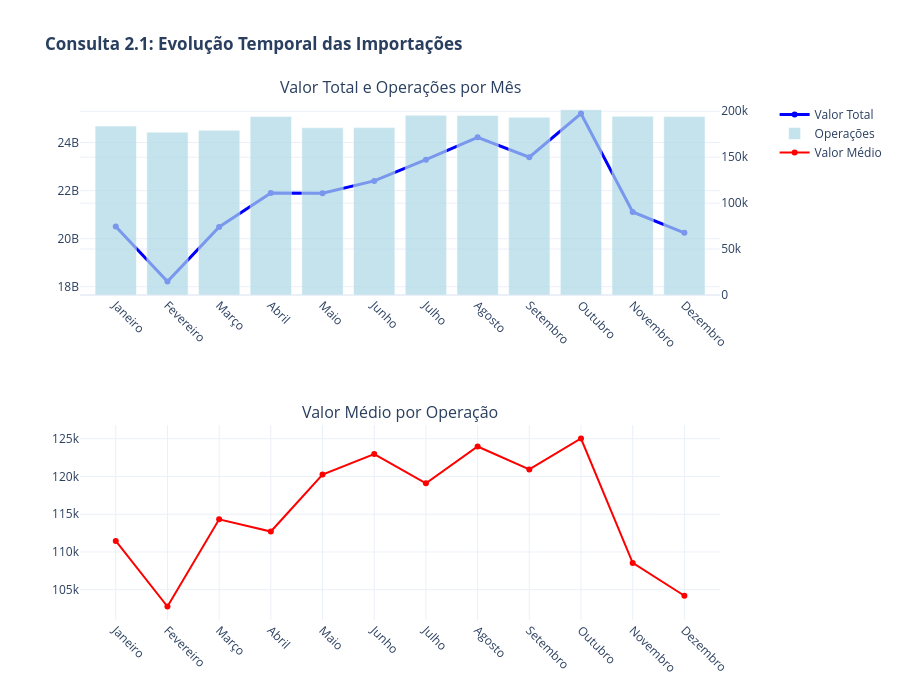

Notebook cell for this chart:
### Markdown cell above
### 6.2.1 Consulta 3: Evolução temporal das importações

### Code cell
query_2_1 = """
SELECT 
    m.NOME_MES,
    m.COD_MES,
    COUNT(*) as total_operacoes,
    SUM(i.VL_FOB) as valor_total,
    SUM(i.KG_LIQUIDO) as peso_total,
    AVG(i.VL_FOB) as valor_medio
FROM Importacoes i
JOIN Mes m ON i.COD_MES = m.COD_MES
GROUP BY m.COD_MES, m.NOME_MES
ORDER BY m.COD_MES;
"""
try:
    df_2_1 = db.execute_query(query_2_1, return_df=True)
    if not df_2_1.empty:
        # Gráfico de linhas com múltiplas métricas
        fig = make_subplots(
            rows=2, cols=1,
            subplot_titles=('Valor Total e Operações por Mês', 'Valor Médio por Operação'),
            specs=[[{"secondary_y": True}], [{"secondary_y": False}]]
        )
        
        # Valor total (linha)
        fig.add_trace(
            go.Scatter(x=df_2_1['NOME_MES'], y=df_2_1['valor_total'], 
                      mode='lines+markers', name='Valor Total', 
                      line=dict(color='blue', width=3)),
            row=1, col=1
        )
        
        # Número de operações (barras)
        fig.add_trace(
            go.Bar(x=df_2_1['NOME_MES'], y=df_2_1['total_operacoes'], 
                   name='Operações', marker_color='lightblue', opacity=0.7),
            row=1, col=1, secondary_y=True
        )
        
        # Valor médio
        fig.add_trace(
            go.Scatter(x=df_2_1['NOME_MES'], y=df_2_1['valor_medio'],
                      mode='lines+markers', name='Valor Médio',
                      line=dict(color='red', width=2)),
            row=2, col=1
        )
        
        fig.update_layout(
            title="<b>Consulta 2.1: Evolução Temporal das Importações</b>",
            height=700,
            template="plotly_white"
        )
        fig.update_xaxes(tickangle=45)
        fig.show()
        display(df_2_1)
        print(f"Resultado: {len(df_2_1)} meses analisados")
    else:
        print("Sem dados para visualizar")
except Exception as e:
    print(f"Erro: {e}")

### Figure 1 — Plotly figure (JSON) as saved in the notebook; plotly's stock layout.template omitted (floating-point values rounded to 4 significant figures)
{"data": [{"line": {"color": "blue", "width": 3}, "mode": "lines+markers", "name": "Valor Total", "type": "scatter", "x": ["Janeiro", "Fevereiro", "Março", "Abril", "Maio", "Junho", "Julho", "Agosto", "Setembro", "Outubro", "Novembro", "Dezembro"], "xaxis": "x", "y": [20506553165, 18217840718, 20490209586, 21896274485, 21888476596, 22403496315, 23289874359, 24219210009, 23391780967, 25209597414, 21110834322, 20245157064], "yaxis": "y"}, {"marker": {"color": "lightblue"}, "name": "Operações", "opacity": 0.7, "type": "bar", "x": ["Janeiro", "Fevereiro", "Março", "Abril", "Maio", "Junho", "Julho", "Agosto", "Setembro", "Outubro", "Novembro", "Dezembro"], "xaxis": "x", "y": [183979, 177253, 179226, 194280, 182010, 182202, 195553, 195362, 193426, 201635, 194477, 194284], "yaxis": "y2"}, {"line": {"color": "red", "width": 2}, "mode": "lines+markers", "name": "Valor Médio", "type": "scatter", "x": ["Janeiro", "Fevereiro", "Março", "Abril", "Maio", "Junho", "Julho", "Agosto", "Setembro", "Outubro", "Novembro", "Dezembro"], "xaxis": "x2", "y": [111500.0, 102800.0, 114300.0, 112700.0, 120300.0, 123000.0, 119100.0, 124000.0, 120900.0, 125000.0, 108600.0, 104200.0], "yaxis": "y3"}], "layout": {"annotations": [{"font": {"size": 16}, "showarrow": false, "text": "Valor Total e Operações por Mês", "x": 0.47, "xanchor": "center", "xref": "paper", "y": 1, "yanchor": "bottom", "yref": "paper"}, {"font": {"size": 16}, "showarrow": false, "text": "Valor Médio por Operação", "x": 0.47, "xanchor": "center", "xref": "paper", "y": 0.375, "yanchor": "bottom", "yref": "paper"}], "height": 700, "title": {"text": "<b>Consulta 2.1: Evolução Temporal das Importações</b>"}, "xaxis": {"anchor": "y", "domain": [0, 0.94], "tickangle": 45}, "xaxis2": {"anchor": "y3", "domain": [0, 0.94], "tickangle": 45}, "yaxis": {"anchor": "x", "domain": [0.625, 1]}, "yaxis2": {"anchor": "x", "overlaying": "y", "side": "right"}, "yaxis3": {"anchor": "x2", "domain": [0, 0.375]}}}
